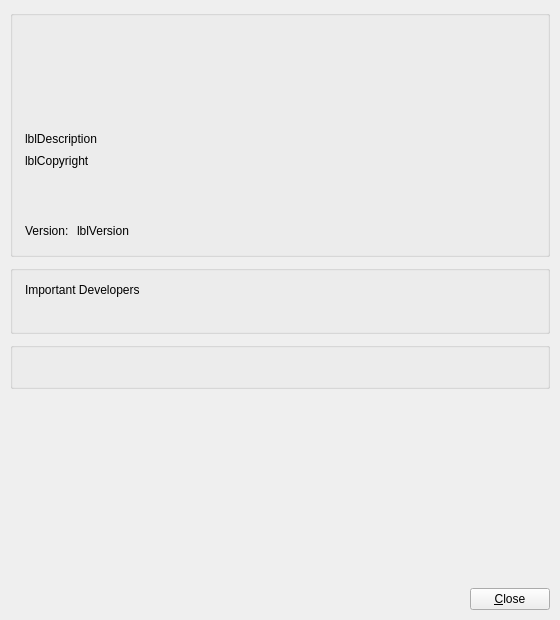
<?xml version="1.0" encoding="UTF-8"?>
<ui version="4.0">
 <class>AboutDialog</class>
 <widget class="QDialog" name="AboutDialog">
  <property name="windowModality">
   <enum>Qt::WindowModality::ApplicationModal</enum>
  </property>
  <property name="geometry">
   <rect>
    <x>0</x>
    <y>0</y>
    <width>560</width>
    <height>620</height>
   </rect>
  </property>
  <property name="windowTitle">
   <string>About %1</string>
  </property>
  <property name="windowIcon">
   <iconset theme="help-about"/>
  </property>
  <property name="modal">
   <bool>true</bool>
  </property>
  <layout class="QVBoxLayout" name="verticalLayout">
   <property name="spacing">
    <number>8</number>
   </property>
   <property name="leftMargin">
    <number>10</number>
   </property>
   <property name="topMargin">
    <number>10</number>
   </property>
   <property name="rightMargin">
    <number>10</number>
   </property>
   <property name="bottomMargin">
    <number>10</number>
   </property>
   <item>
    <widget class="QScrollArea" name="scrollArea">
     <property name="widgetResizable">
      <bool>true</bool>
     </property>
     <property name="frameShape">
      <enum>QFrame::Shape::NoFrame</enum>
     </property>
     <property name="horizontalScrollBarPolicy">
      <enum>Qt::ScrollBarPolicy::ScrollBarAlwaysOff</enum>
     </property>
     <widget class="QWidget" name="scrollAreaWidgetContents">
      <layout class="QVBoxLayout" name="verticalLayout_4">
       <property name="spacing">
        <number>8</number>
       </property>
       <property name="leftMargin">
        <number>0</number>
       </property>
       <property name="topMargin">
        <number>0</number>
       </property>
       <property name="rightMargin">
        <number>0</number>
       </property>
       <property name="bottomMargin">
        <number>0</number>
       </property>
       <item>
        <widget class="QGroupBox" name="frameLogo">
         <property name="title">
          <string/>
         </property>
         <layout class="QVBoxLayout" name="gridLayout">
          <property name="spacing">
           <number>8</number>
          </property>
          <property name="leftMargin">
           <number>12</number>
          </property>
          <property name="topMargin">
           <number>12</number>
          </property>
          <property name="rightMargin">
           <number>12</number>
          </property>
          <property name="bottomMargin">
           <number>12</number>
          </property>
          <item>
           <widget class="QLabel" name="lblIcon">
            <property name="sizePolicy">
             <sizepolicy hsizetype="Fixed" vsizetype="Fixed">
              <horstretch>0</horstretch>
              <verstretch>0</verstretch>
             </sizepolicy>
            </property>
            <property name="alignment">
             <set>Qt::AlignmentFlag::AlignLeft|Qt::AlignmentFlag::AlignVCenter</set>
            </property>
           </widget>
          </item>
          <item>
           <widget class="QLabel" name="lblName">
            <property name="minimumSize">
             <size>
              <width>0</width>
              <height>74</height>
             </size>
            </property>
            <property name="alignment">
             <set>Qt::AlignmentFlag::AlignLeft|Qt::AlignmentFlag::AlignVCenter</set>
            </property>
           </widget>
          </item>
          <item>
           <widget class="QLabel" name="lblDescription">
            <property name="text">
             <string notr="true">lblDescription</string>
            </property>
            <property name="wordWrap">
             <bool>true</bool>
            </property>
           </widget>
          </item>
          <item>
           <widget class="QLabel" name="lblCopyright">
            <property name="text">
             <string notr="true">lblCopyright</string>
            </property>
            <property name="wordWrap">
             <bool>true</bool>
            </property>
           </widget>
          </item>
          <item>
           <widget class="QLabel" name="program_name">
            <property name="wordWrap">
             <bool>true</bool>
            </property>
           </widget>
          </item>
          <item>
           <widget class="QLabel" name="openExternalLinks">
            <property name="openExternalLinks">
             <bool>true</bool>
            </property>
            <property name="textFormat">
             <enum>Qt::TextFormat::RichText</enum>
            </property>
            <property name="wordWrap">
             <bool>true</bool>
            </property>
           </widget>
          </item>
          <item>
           <widget class="QWidget" name="widget_2" native="true">
            <layout class="QHBoxLayout" name="horizontalLayout">
             <property name="spacing">
              <number>8</number>
             </property>
             <property name="leftMargin">
              <number>0</number>
             </property>
             <property name="topMargin">
              <number>0</number>
             </property>
             <property name="rightMargin">
              <number>0</number>
             </property>
             <property name="bottomMargin">
              <number>0</number>
             </property>
             <item>
              <widget class="QLabel" name="label">
               <property name="text">
                <string>Version:</string>
               </property>
              </widget>
             </item>
             <item>
              <widget class="QLabel" name="lblVersion">
               <property name="text">
                <string notr="true">lblVersion</string>
               </property>
              </widget>
             </item>
             <item>
              <widget class="QPushButton" name="btnCopyVersion">
               <property name="icon">
                <iconset theme="edit-copy"/>
               </property>
               <property name="flat">
                <bool>true</bool>
               </property>
               <property name="toolTip">
                <string>Copy version information</string>
               </property>
              </widget>
             </item>
             <item>
              <spacer name="horizontalSpacer">
               <property name="orientation">
                <enum>Qt::Orientation::Horizontal</enum>
               </property>
               <property name="sizeHint" stdset="0">
                <size>
                 <width>8</width>
                 <height>0</height>
                </size>
               </property>
              </spacer>
             </item>
            </layout>
           </widget>
          </item>
         </layout>
        </widget>
       </item>
       <item>
        <widget class="QGroupBox" name="groupBox">
         <property name="title">
          <string/>
         </property>
         <layout class="QVBoxLayout" name="verticalLayout_2">
          <property name="spacing">
           <number>8</number>
          </property>
          <property name="leftMargin">
           <number>12</number>
          </property>
          <property name="topMargin">
           <number>12</number>
          </property>
          <property name="rightMargin">
           <number>12</number>
          </property>
          <property name="bottomMargin">
           <number>12</number>
          </property>
          <item>
           <widget class="QLabel" name="lblImportantDevs">
            <property name="text">
             <string>Important Developers</string>
            </property>
           </widget>
          </item>
          <item>
           <widget class="QLabel" name="linkContributors">
            <property name="textFormat">
             <enum>Qt::TextFormat::RichText</enum>
            </property>
            <property name="wordWrap">
             <bool>true</bool>
            </property>
           </widget>
          </item>
         </layout>
        </widget>
       </item>
       <item>
        <widget class="QGroupBox" name="groupLicenses">
         <property name="title">
          <string/>
         </property>
         <layout class="QVBoxLayout" name="licensesLayout">
          <property name="spacing">
           <number>8</number>
          </property>
          <property name="leftMargin">
           <number>12</number>
          </property>
          <property name="topMargin">
           <number>12</number>
          </property>
          <property name="rightMargin">
           <number>12</number>
          </property>
          <property name="bottomMargin">
           <number>12</number>
          </property>
          <item>
           <widget class="QLabel" name="linkGpl">
            <property name="textFormat">
             <enum>Qt::TextFormat::RichText</enum>
            </property>
            <property name="openExternalLinks">
             <bool>true</bool>
            </property>
            <property name="wordWrap">
             <bool>true</bool>
            </property>
           </widget>
          </item>
         </layout>
        </widget>
       </item>
       <item>
        <spacer name="verticalSpacer">
         <property name="orientation">
          <enum>Qt::Orientation::Vertical</enum>
         </property>
         <property name="sizeHint" stdset="0">
          <size>
           <width>0</width>
           <height>0</height>
          </size>
         </property>
        </spacer>
       </item>
      </layout>
     </widget>
    </widget>
   </item>
   <item>
    <widget class="QWidget" name="widget" native="true">
     <layout class="QHBoxLayout" name="verticalSpacer_2">
      <property name="leftMargin">
       <number>0</number>
      </property>
      <property name="topMargin">
       <number>0</number>
      </property>
      <property name="rightMargin">
       <number>0</number>
      </property>
      <property name="bottomMargin">
       <number>0</number>
      </property>
      <item>
       <spacer name="verticalSpacer_3">
        <property name="orientation">
         <enum>Qt::Orientation::Horizontal</enum>
        </property>
        <property name="sizeHint" stdset="0">
         <size>
          <width>8</width>
          <height>0</height>
         </size>
        </property>
       </spacer>
      </item>
      <item>
       <widget class="QPushButton" name="btnOk">
        <property name="text">
         <string>&amp;Close</string>
        </property>
        <property name="icon">
         <iconset theme="window-close"/>
        </property>
       </widget>
      </item>
     </layout>
    </widget>
   </item>
  </layout>
 </widget>
 <resources/>
 <connections/>
</ui>
